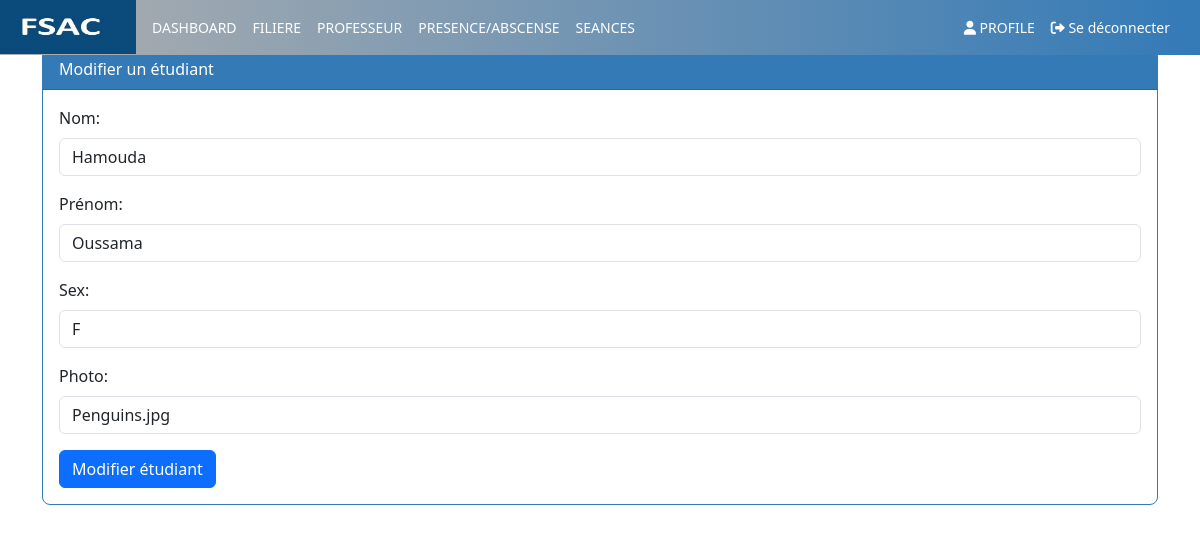
/page/editetudiant.php?code=2 (signed in), run on the app's committed database.
### tables this page shows
CREATE TABLE IF NOT EXISTS Etudiant (
    code INT AUTO_INCREMENT PRIMARY KEY,
    nom VARCHAR(50),
    prenom VARCHAR(50),
    sex VARCHAR(50),
    niveau VARCHAR(50),
    photo VARCHAR(100),
    date_naissance Varchar(100),
    lieu_naissance Varchar(50),
    cin VARCHAR(255),
    password VARCHAR(255),
    idfiliere INT,
    FOREIGN KEY (idfiliere) REFERENCES Filiere(idfiliere)
);

### page/editetudiant.php (the view, shortened to what this page needs)
<?php
require_once('connection_db.php');
if(isset($_GET['code'])) {
    $code = $_GET['code'];
    try {
        $sql = "SELECT * FROM Etudiant WHERE code = :code";
        $statement = $pdo->prepare($sql);
        $statement->bindParam(':code', $code);
        $statement->execute();
        $student = $statement->fetch(PDO::FETCH_ASSOC);
    } catch (PDOException $e) {
        header("Location:listEtudiants.php?error=1");
        exit();
    }
} else {
    header("Location:listEtudiants.php");
    exit();
}
?>
<!DOCTYPE HTML>
<html>
<head>
    <link rel="stylesheet" href="https://cdn.jsdelivr.net/npm/bootstrap@5.3.3/dist/css/bootstrap.min.css">
    <link rel="stylesheet" type="text/css" href="../css/monstyle.css">
</head>
<body>
    <?php include("menu.php"); ?>
    <div class="container mt-5">
        <div class="card border-primary mb-3 rounded-3">
            <div class="card-header bg-primary text-white">Modifier un étudiant</div>
            <div class="card-body">
                <form method="post" action="updateEtudiant.php">
                    <div class="mb-3">
                        <label for="nom" class="form-label">Nom:</label>
                        <input type="text" id="nom" name="nom" value="<?php echo htmlspecialchars($student['nom']); ?>" class="form-control" required>
                    </div>
                    <div class="mb-3">
                        <label for="prenom" class="form-label">Prénom:</label>
                        <input type="text" id="prenom" name="prenom" value="<?php echo htmlspecialchars($student['prenom']); ?>" class="form-control" required>
                    </div>
                    <div class="mb-3">
                        <label for="sex" class="form-label">Sex:</label>
                        <input type="text" id="sex" name="sex" value="<?php echo htmlspecialchars($student['sex']); ?>" class="form-control" required>
                    </div>
                    <div class="mb-3">
                        <label for="photo" class="form-label">Photo:</label>
                        <input type="text" id="photo" name="photo" value="<?php echo htmlspecialchars($student['photo']); ?>" class="form-control">
                    </div>
                    <button type="submit" class="btn btn-primary">
                        Modifier étudiant
                    </button>
                </form>
            </div>
        </div>
    </div>
</body>
</html>

### css/monstyle.css (style rules this page uses)
.form-control { border-radius: 20px; }
.card.border-primary { border-color: #337ab7 !important; border-width: 1px !important; }
.card-header.bg-primary { background-color: #337ab7 !important; color: #fff; }

### data on the page
etudiant: nom "Hamouda", prenom "Oussama", sex "F", photo "Penguins.jpg"
